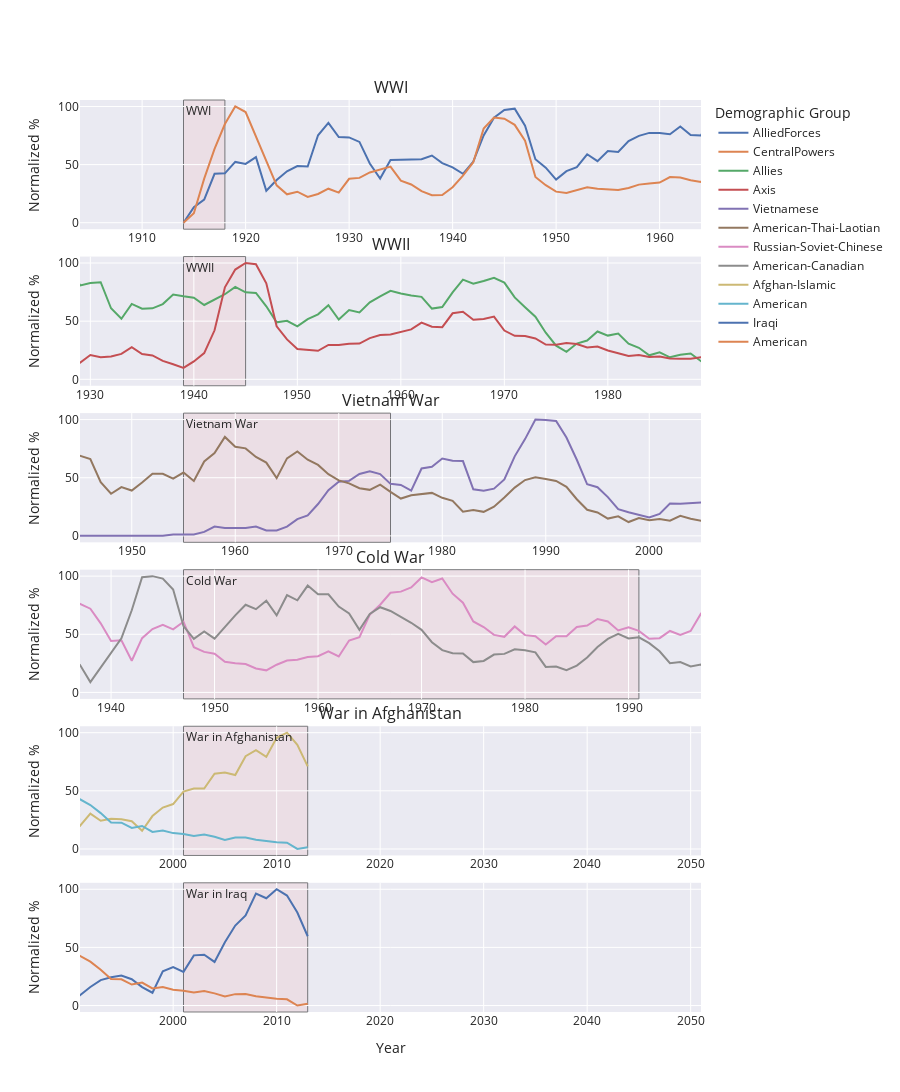

Notebook code for this chart:
### Markdown cell above
#### WWI War and WWII 
The prevalence of german representation rises during WWI and WWII significantly, reaching a peak z-score of 3.5 and 2.8 respectively but quickly dies down, the same can be observed for other enemies of the US from these periods: Austria reaches a z-score of 2.6 in 1928, Japan reaches 3.5 in 1946.
The representation of the side of America's allies does not seem to vary as drastically, with only the British representation reaching a z-score of 2.4 during WWII and the American 


#### Vietnam War and Cold War 
The Vietnam war seems to have a delayed increase in representation of Vietnam and Laos after 1960. This kind of dely is similar to the evolution of Russian and Soviet representation which peaks around 1970 with a z-score of 2.3 for both.


#### War in Iraq and Afghanistan
The increase in representation for Islamic ,Afghan and Iraqi groups happens fast after the beginning of the war reaching z-scores above 3 after in 2010.

Overall, it seems that representation of allies of the US have a smaller response compared to the enemies. 
Lets look at this phenomena into more detail by comparing the mean representation of allies vs enemies for these different wars.



## Allies vs Enemies representation after war 
> We normalised the relative word count for easier comparison of curves

### Code cell
AlliedForces = ['Japanese','Russian','American','Italian','English','French']
Allies = ['American','English', 'French', 'Soviet']
CentralPowers = ['German','Austrian', 'Turkish','Hungarian']
Axis = ['German','Nazi','Japanese','Italian','Hungarian','Thai']

figures = [
plot_relative_occurrences_mean(all_counts_by_period, [AlliedForces,CentralPowers],groups = ['AlliedForces','CentralPowers'],normalize=True),
plot_relative_occurrences_mean(all_counts_by_period, [Allies,Axis],groups = ['Allies','Axis'],normalize=True),
plot_relative_occurrences_mean(all_counts_by_period, [['Vietnamese'],['American','Thai','Laotian']],normalize=True),
plot_relative_occurrences_mean(all_counts_by_period, [['Russian','Soviet','Chinese'],['American','Canadian']],normalize=True),
plot_relative_occurrences_mean(all_counts_by_period, [['Afghan','Islamic'],['American']],normalize=True),
plot_relative_occurrences_mean(all_counts_by_period, [['Iraqi'],['American']],normalize=True),
]

dates_list= [
    ('1914', '1918', 'WWI'),
    ('1939', '1945', 'WWII'),
    ('1955', '1975', 'Vietnam War'),
    ('1947', '1991', 'Cold War'),
    ('2001', '2013', 'War in Afghanistan'),
    ('2001', '2013', 'War in Iraq')
]
titles = ('WWI','WWII','Vietnam War','Cold War','War in Afghanistan')

fig = make_subplots(rows=len(figures), cols=1, subplot_titles=titles,vertical_spacing = 0.03) 

for i, figure in enumerate(figures):
    for trace in range(len(figure["data"])):
        figure.update_traces(name='Allies',selector=dict(type='scatter', index=0))
        fig.append_trace(figure["data"][trace], row=i+1, col=1)
    fig.update_yaxes(title_text="Normalized %", row=i+1, col=1)

    if i < len(dates_list):
        date = dates_list[i]    
        fig.add_vrect(
                x0=date[0],
                x1=date[1],
                annotation_text=date[2],
                annotation_position="top left",
                fillcolor='rgba(255, 0, 0, 0.1)',
                layer='below',
                line_width=1, row=i+1, col=1)
        fig.update_xaxes(range=[int(date[0])-10, int(date[0])+50], row=i+1, col=1)

fig.update_layout(
        legend_title='Demographic Group',
        template='seaborn',
        height=250*len(figures),
    )

fig.update_xaxes(title_text="Year", row=len(figures), col=1)
fig_json = fig.to_json()

with open('figures/ethnicity-representation_AlliesEnemies.json', 'w') as json_file:
    json.dump(json.loads(fig_json), json_file, indent=4)   

fig.show()
